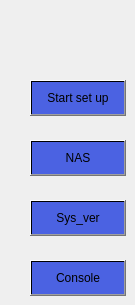
       <widget class="QWidget" name="page_pxe">
        <widget class="QPushButton" name="bt_ssp">
         <property name="geometry">
          <rect>
           <x>30</x>
           <y>80</y>
           <width>96</width>
           <height>36</height>
          </rect>
         </property>
         <property name="styleSheet">
          <string notr="true">QPushButton{
background-color: qlineargradient(spread:pad, x1:0, y1:0, x2:1, y2:1, stop:1 rgba(75, 98, 226, 255));
}
QPushButton:hover{
	background-color: qlineargradient(spread:pad, x1:0, y1:0, x2:1, y2:1, stop:1 rgba(255, 89, 196, 255));
}</string>
         </property>
         <property name="text">
          <string>Start set up</string>
         </property>
        </widget>
        <widget class="QPushButton" name="bt_nas">
         <property name="geometry">
          <rect>
           <x>30</x>
           <y>140</y>
           <width>96</width>
           <height>36</height>
          </rect>
         </property>
         <property name="styleSheet">
          <string notr="true">QPushButton{
background-color: qlineargradient(spread:pad, x1:0, y1:0, x2:1, y2:1, stop:1 rgba(75, 98, 226, 255));
}
QPushButton:hover{
	background-color: qlineargradient(spread:pad, x1:0, y1:0, x2:1, y2:1, stop:1 rgba(255, 89, 196, 255));
}</string>
         </property>
         <property name="text">
          <string>NAS</string>
         </property>
        </widget>
        <widget class="QPushButton" name="bt_ver">
         <property name="geometry">
          <rect>
           <x>30</x>
           <y>200</y>
           <width>96</width>
           <height>36</height>
          </rect>
         </property>
         <property name="styleSheet">
          <string notr="true">QPushButton{
background-color: qlineargradient(spread:pad, x1:0, y1:0, x2:1, y2:1, stop:1 rgba(75, 98, 226, 255));
}
QPushButton:hover{
	background-color: qlineargradient(spread:pad, x1:0, y1:0, x2:1, y2:1, stop:1 rgba(255, 89, 196, 255));
}</string>
         </property>
         <property name="text">
          <string>Sys_ver</string>
         </property>
        </widget>
        <widget class="QPushButton" name="bt_pxecon">
         <property name="geometry">
          <rect>
           <x>30</x>
           <y>260</y>
           <width>96</width>
           <height>36</height>
          </rect>
         </property>
         <property name="styleSheet">
          <string notr="true">QPushButton{
background-color: qlineargradient(spread:pad, x1:0, y1:0, x2:1, y2:1, stop:1 rgba(75, 98, 226, 255));
}
QPushButton:hover{
	background-color: qlineargradient(spread:pad, x1:0, y1:0, x2:1, y2:1, stop:1 rgba(255, 89, 196, 255));
}</string>
         </property>
         <property name="text">
          <string>Console</string>
         </property>
        </widget>
       </widget>
